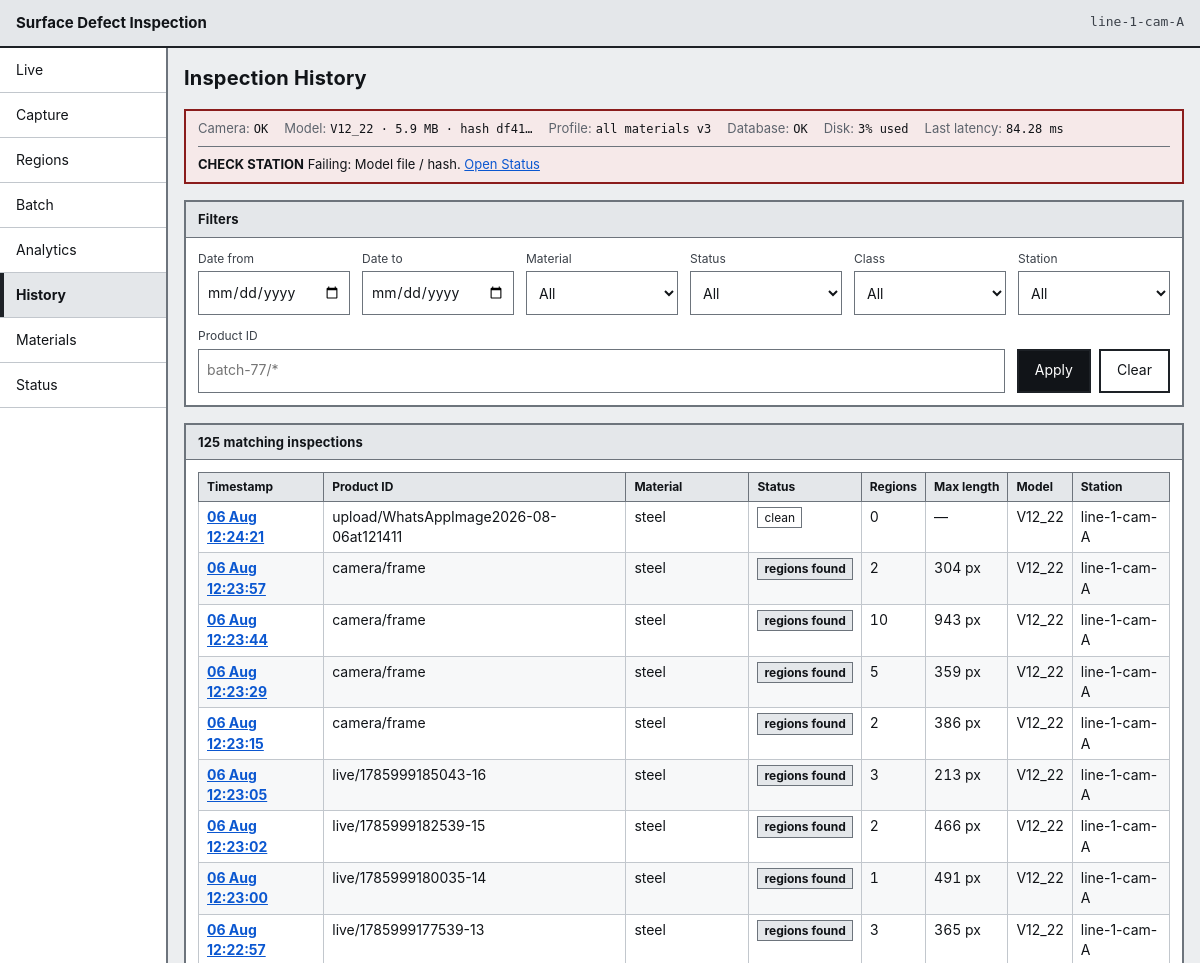
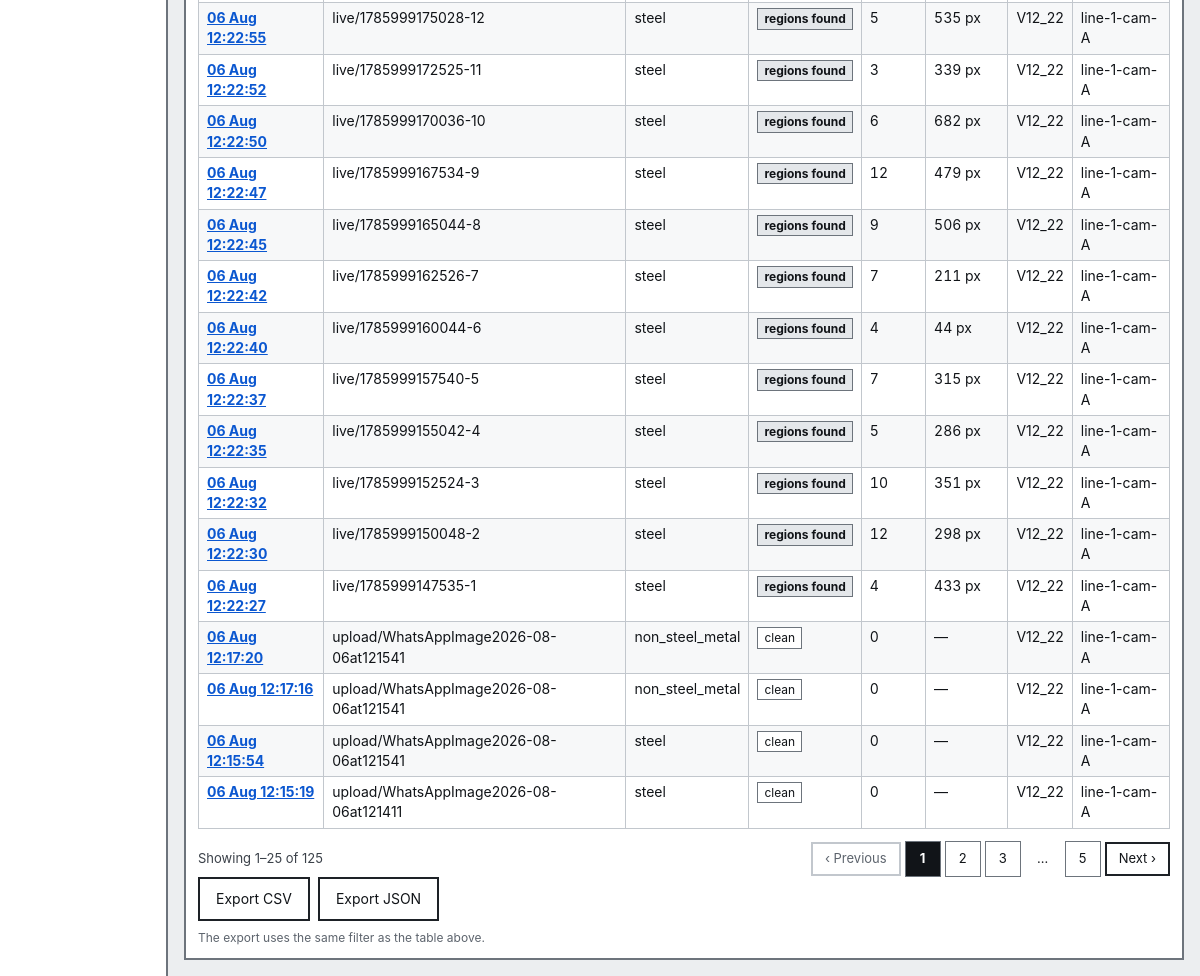
Before: /history with the older database file (2 pictures, top to bottom).
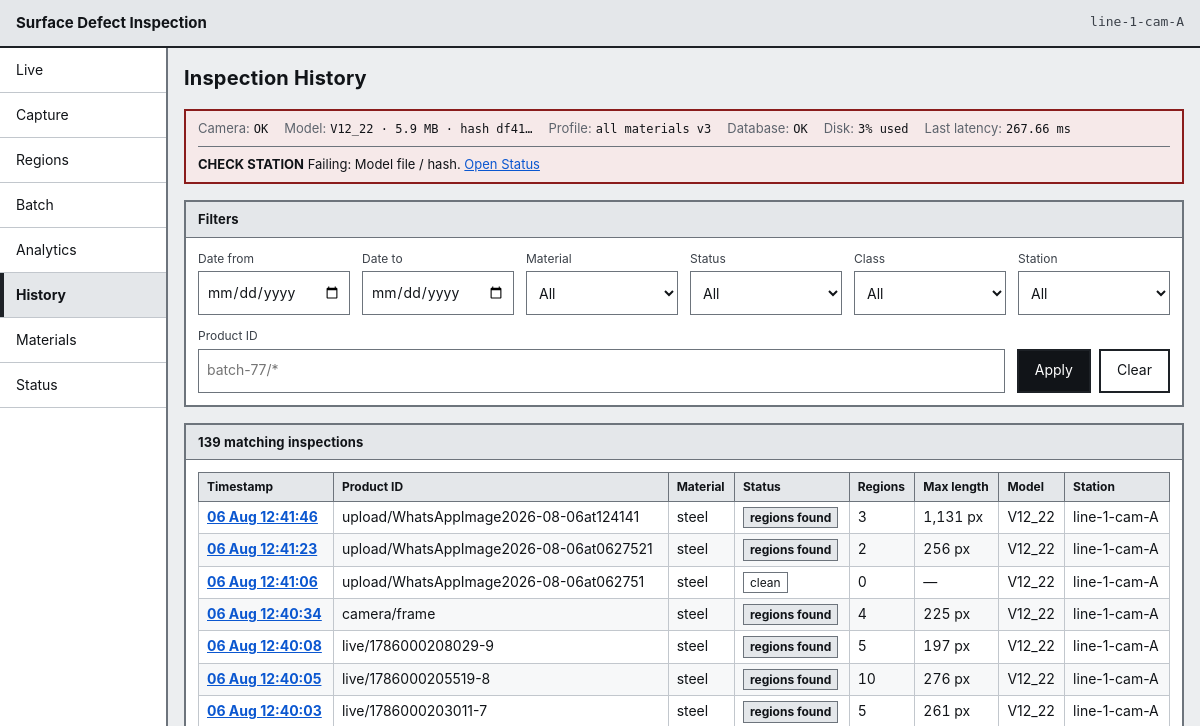
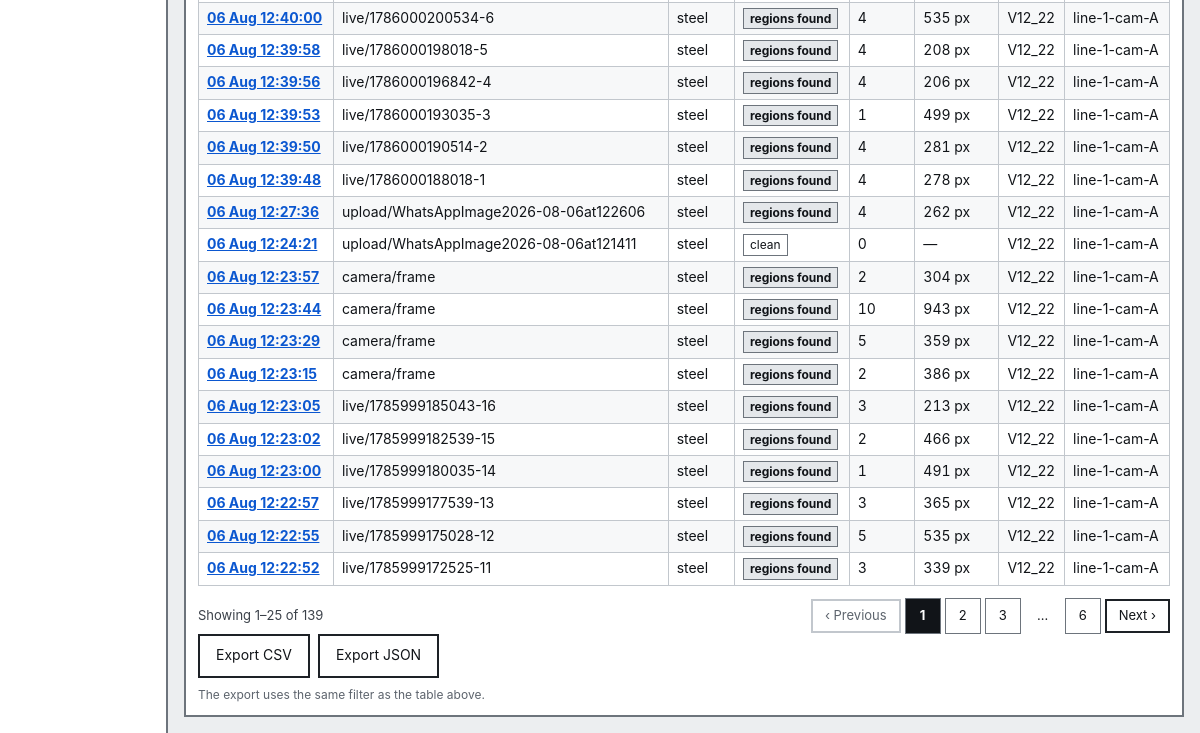
After: the same page with the newer database file (2 pictures, top to bottom).
### tables this page shows
CREATE TABLE inspection (
    inspection_id      INTEGER PRIMARY KEY AUTOINCREMENT,
    station_id         INTEGER NOT NULL REFERENCES station (station_id),
    profile_id         INTEGER NOT NULL REFERENCES profile (profile_id),
    model_version_id   INTEGER NOT NULL REFERENCES model_version (model_version_id),
    material_id        INTEGER REFERENCES material (material_id),
    batch_run_id       INTEGER REFERENCES batch_run (batch_run_id),
    image_sha256       TEXT,
    product_id         TEXT,
    captured_at        TEXT NOT NULL,
    processed_at       TEXT NOT NULL,
    status             TEXT NOT NULL CHECK (status IN (
                           'regions_found', 'clean',
                           'acquisition_failure', 'processing_failure')),
    region_count       INTEGER NOT NULL DEFAULT 0,
    latency_ms         REAL,
    source_image_path  TEXT,
    overlay_image_path TEXT,
    error_code         TEXT,
    error_message      TEXT
);

CREATE TABLE material (
    material_id    INTEGER PRIMARY KEY AUTOINCREMENT,
    material_code  TEXT NOT NULL UNIQUE,
    material_name  TEXT NOT NULL,
    support_status TEXT NOT NULL CHECK (support_status IN (
                       'supported', 'one_product_only', 'thin_coverage',
                       'typing_unsupported', 'not_supported', 'under_evaluation')),
    notes          TEXT
);

CREATE TABLE model_version (
    model_version_id INTEGER PRIMARY KEY AUTOINCREMENT,
    file_name        TEXT NOT NULL,
    version          TEXT NOT NULL,
    artefact_sha256  TEXT NOT NULL UNIQUE,
    parameter_count  INTEGER,
    size_mb          REAL,
    precision        TEXT,
    latency_ms       REAL,
    created_at       TEXT NOT NULL,
    is_active        INTEGER NOT NULL DEFAULT 0 CHECK (is_active IN (0, 1))
);

CREATE TABLE station (
    station_id    INTEGER PRIMARY KEY AUTOINCREMENT,
    station_code  TEXT NOT NULL UNIQUE,
    line_code     TEXT NOT NULL,
    mm_per_pixel  REAL,               -- NULL until the station is calibrated
    camera_status TEXT NOT NULL DEFAULT 'ok',
    created_at    TEXT NOT NULL
);

### app/routes/pages.py (the view)
@router.get("/history", response_class=HTMLResponse)
def history(
    request: Request,
    conn: sqlite3.Connection = Depends(get_db),
    settings: Settings = Depends(settings_dep),
) -> HTMLResponse:
    context = _base_context(request, conn, settings, "history")
    filters = history_service.parse_filters(dict(request.query_params))
    page = history_service.search(conn, filters)
    context.update(
        {
            "filters": filters,
            "page": page,
            "options": history_service.options(conn),
            "totals": history_service.totals(conn, filters),
            "query": filters.query_string(),
            "page_numbers": page_numbers(page.page, page.page_count),
        }
    )
    return _templates(request).TemplateResponse(request, "history.html", context)

### app/templates/history.html (shortened to what this page needs)
{% extends "base.html" %}
{% block heading %}Inspection History{% endblock %}
{% block content %}
<section class="panel" aria-labelledby="filters-heading">
  <h2 class="panel__title" id="filters-heading">Filters</h2>
  <form class="filter-bar" method="get" action="/history" id="history-filters">
    <div class="field">
      <label for="date_from">Date from</label>
      <input type="date" id="date_from" name="date_from" value="{{ filters.date_from or '' }}">
    </div>
    <div class="field">
      <label for="date_to">Date to</label>
      <input type="date" id="date_to" name="date_to" value="{{ filters.date_to or '' }}">
    </div>
    <div class="field">
      <label for="material">Material</label>
      <select id="material" name="material">
        <option value="">All</option>
      </select>
    </div>
    <div class="field">
      <label for="status">Status</label>
      <select id="status" name="status">
        <option value="">All</option>
      </select>
    </div>
    <div class="field">
      <label for="class">Class</label>
      <select id="class" name="class">
        <option value="">All</option>
      </select>
    </div>
    <div class="field">
      <label for="station">Station</label>
      <select id="station" name="station">
        <option value="">All</option>
      </select>
    </div>
    <div class="field">
      <label for="product_id">Product ID</label>
      <input type="search" id="product_id" name="product_id" value="{{ filters.product_id or '' }}" placeholder="batch-77/*">
    </div>
    <div class="field field--actions">
      <button type="submit" class="button button--primary">Apply</button>
      <a class="button" href="/history">Clear</a>
    </div>
  </form>
</section>
<section class="panel" aria-labelledby="results-heading">
  <h2 class="panel__title" id="results-heading">
    {{ page.total|number }} matching inspection{% if page.total != 1 %}s{% endif %}
  </h2>
  {% if page.rows %}
  <div class="table-scroll">
    <table class="table table--compact">
      <thead>
        <tr>
          <th scope="col">Timestamp</th>
          <th scope="col">Product ID</th>
          <th scope="col">Material</th>
          <th scope="col">Status</th>
          <th scope="col">Regions</th>
          <th scope="col">Max length</th>
          <th scope="col">Model</th>
          <th scope="col">Station</th>
        </tr>
      </thead>
      <tbody>
        {% for row in page.rows %}
        <tr>
          <th scope="row"><a class="link-action" href="/inspections/{{ row.inspection_id }}?back={{ query|urlencode }}">{{ row.captured_at|short_time }}</a></th>
          <td>{{ row.product_id or "&mdash;"|safe }}</td>
          <td>{{ row.material_code or "&mdash;"|safe }}</td>
          <td><span class="status status--{{ row.status }}">{{ row.status|status_label }}</span></td>
          <td class="num">{% if row.status in ("acquisition_failure", "processing_failure") %}&mdash;{% else %}{{ row.region_count }}{% endif %}</td>
          <td class="num">{% if row.max_length_px %}{{ row.max_length_px|px }}{% else %}&mdash;{% endif %}</td>
          <td>{{ row.model_version }}</td>
          <td>{{ row.station_code }}</td>
        </tr>
        {% endfor %}
      </tbody>
    </table>
  </div>
  {% include "partials/pagination.html" %}
  <div class="button-row">
    <a class="button" href="/api/inspections/export.csv?{{ query }}">Export CSV</a>
    <a class="button" href="/api/inspections/export.json?{{ query }}">Export JSON</a>
  </div>
  <p class="note note--quiet">The export uses the same filter as the table above.</p>
  {% endif %}
</section>
{% endblock %}

### app/templates/partials/health_strip.html (shortened to what this page needs)
<section class="strip strip--{{ health.overall }}" aria-label="Station health">
  <ul class="strip__items">
    <li class="strip__item">
      <span class="strip__key">Camera</span>
      <span class="strip__value">{{ health.camera.state_label }}</span>
    </li>
    <li class="strip__item">
      <span class="strip__key">Model</span>
      <span class="strip__value">{{ health.model_version }}{% if health.model_size_mb %} &middot; {{ health.model_size_mb }} MB{% endif %} &middot; hash {{ health.model_sha_short }}</span>
    </li>
    <li class="strip__item">
      <span class="strip__key">Profile</span>
      <span class="strip__value">{{ health.profile_label }}{% if health.profile_version %} v{{ health.profile_version }}{% endif %}</span>
    </li>
    <li class="strip__item">
      <span class="strip__key">Database</span>
      <span class="strip__value">{{ health.database.state_label }}</span>
    </li>
    <li class="strip__item">
      <span class="strip__key">Disk</span>
      <span class="strip__value">{{ health.disk_value or health.disk.state_label }}</span>
    </li>
    <li class="strip__item">
      <span class="strip__key">Last latency</span>
      <span class="strip__value">{% if health.latency_ms %}{{ health.latency_ms }} ms{% else %}&mdash;{% endif %}</span>
    </li>
  </ul>
  {% if health.overall != "ok" %}
  <p class="strip__alert">
    <strong>{{ health.overall_label }}</strong>
    {% if health.failing %}Failing: {{ health.failing|join(", ") }}.{% endif %}
    <a href="/status">Open Status</a>
  </p>
  {% endif %}
</section>

Changed rows visible on the page:
no longer on this page (row unchanged): inspection: captured_at|short_time "06 Aug 12:22:50", product "live/1785999170036-10", material_code "steel", status|status_label "regions found", region_count "6", max_length_px|px "682 px", model_version "V12_22", station_code "line-1-cam-A"
no longer on this page (row unchanged): inspection: captured_at|short_time "06 Aug 12:22:47", product "live/1785999167534-9", material_code "steel", status|status_label "regions found", region_count "12", max_length_px|px "479 px", model_version "V12_22", station_code "line-1-cam-A"
no longer on this page (row unchanged): inspection: captured_at|short_time "06 Aug 12:22:45", product "live/1785999165044-8", material_code "steel", status|status_label "regions found", region_count "9", max_length_px|px "506 px", model_version "V12_22", station_code "line-1-cam-A"
no longer on this page (row unchanged): inspection: captured_at|short_time "06 Aug 12:22:42", product "live/1785999162526-7", material_code "steel", status|status_label "regions found", region_count "7", max_length_px|px "211 px", model_version "V12_22", station_code "line-1-cam-A"
no longer on this page (row unchanged): inspection: captured_at|short_time "06 Aug 12:22:40", product "live/1785999160044-6", material_code "steel", status|status_label "regions found", region_count "4", max_length_px|px "44 px", model_version "V12_22", station_code "line-1-cam-A"
no longer on this page (row unchanged): inspection: captured_at|short_time "06 Aug 12:22:37", product "live/1785999157540-5", material_code "steel", status|status_label "regions found", region_count "7", max_length_px|px "315 px", model_version "V12_22", station_code "line-1-cam-A"
no longer on this page (row unchanged): inspection: captured_at|short_time "06 Aug 12:22:35", product "live/1785999155042-4", material_code "steel", status|status_label "regions found", region_count "5", max_length_px|px "286 px", model_version "V12_22", station_code "line-1-cam-A"
no longer on this page (row unchanged): inspection: captured_at|short_time "06 Aug 12:22:32", product "live/1785999152524-3", material_code "steel", status|status_label "regions found", region_count "10", max_length_px|px "351 px", model_version "V12_22", station_code "line-1-cam-A"
no longer on this page (row unchanged): inspection: captured_at|short_time "06 Aug 12:22:30", product "live/1785999150048-2", material_code "steel", status|status_label "regions found", region_count "12", max_length_px|px "298 px", model_version "V12_22", station_code "line-1-cam-A"
no longer on this page (row unchanged): inspection: captured_at|short_time "06 Aug 12:22:27", product "live/1785999147535-1", material_code "steel", status|status_label "regions found", region_count "4", max_length_px|px "433 px", model_version "V12_22", station_code "line-1-cam-A"
no longer on this page (row unchanged): inspection: captured_at|short_time "06 Aug 12:17:20", product "upload/WhatsAppImage2026-08-06at121541", material_code "non_steel_metal", status|status_label "clean", region_count "0", model_version "V12_22", station_code "line-1-cam-A"
no longer on this page (row unchanged): inspection: captured_at|short_time "06 Aug 12:17:16", product "upload/WhatsAppImage2026-08-06at121541", material_code "non_steel_metal", status|status_label "clean", region_count "0", model_version "V12_22", station_code "line-1-cam-A"
no longer on this page (row unchanged): inspection: captured_at|short_time "06 Aug 12:15:54", product "upload/WhatsAppImage2026-08-06at121541", material_code "steel", status|status_label "clean", region_count "0", model_version "V12_22", station_code "line-1-cam-A"
no longer on this page (row unchanged): inspection: captured_at|short_time "06 Aug 12:15:19", product "upload/WhatsAppImage2026-08-06at121411", material_code "steel", status|status_label "clean", region_count "0", model_version "V12_22", station_code "line-1-cam-A"
added inspection: latency_ms "267.66", captured_at|short_time "06 Aug 12:41:46", product "upload/WhatsAppImage2026-08-06at124141", material_code "steel", status|status_label "regions found", region_count "3", max_length_px|px "1,131 px", model_version "V12_22", station_code "line-1-cam-A"
added inspection: captured_at|short_time "06 Aug 12:41:23", product "upload/WhatsAppImage2026-08-06at0627521", material_code "steel", status|status_label "regions found", region_count "2", max_length_px|px "256 px", model_version "V12_22", station_code "line-1-cam-A"
added inspection: captured_at|short_time "06 Aug 12:41:06", product "upload/WhatsAppImage2026-08-06at062751", material_code "steel", status|status_label "clean", region_count "0", model_version "V12_22", station_code "line-1-cam-A"
added inspection: captured_at|short_time "06 Aug 12:40:34", product "camera/frame", material_code "steel", status|status_label "regions found", region_count "4", max_length_px|px "225 px", model_version "V12_22", station_code "line-1-cam-A"
added inspection: captured_at|short_time "06 Aug 12:40:08", product "live/1786000208029-9", material_code "steel", status|status_label "regions found", region_count "5", max_length_px|px "197 px", model_version "V12_22", station_code "line-1-cam-A"
added inspection: captured_at|short_time "06 Aug 12:40:05", product "live/1786000205519-8", material_code "steel", status|status_label "regions found", region_count "10", max_length_px|px "276 px", model_version "V12_22", station_code "line-1-cam-A"
added inspection: captured_at|short_time "06 Aug 12:40:03", product "live/1786000203011-7", material_code "steel", status|status_label "regions found", region_count "5", max_length_px|px "261 px", model_version "V12_22", station_code "line-1-cam-A"
added inspection: captured_at|short_time "06 Aug 12:40:00", product "live/1786000200534-6", material_code "steel", status|status_label "regions found", region_count "4", max_length_px|px "535 px", model_version "V12_22", station_code "line-1-cam-A"
added inspection: captured_at|short_time "06 Aug 12:39:58", product "live/1786000198018-5", material_code "steel", status|status_label "regions found", region_count "4", max_length_px|px "208 px", model_version "V12_22", station_code "line-1-cam-A"
added inspection: captured_at|short_time "06 Aug 12:39:56", product "live/1786000196842-4", material_code "steel", status|status_label "regions found", region_count "4", max_length_px|px "206 px", model_version "V12_22", station_code "line-1-cam-A"
added inspection: captured_at|short_time "06 Aug 12:39:53", product "live/1786000193035-3", material_code "steel", status|status_label "regions found", region_count "1", max_length_px|px "499 px", model_version "V12_22", station_code "line-1-cam-A"
added inspection: captured_at|short_time "06 Aug 12:39:50", product "live/1786000190514-2", material_code "steel", status|status_label "regions found", region_count "4", max_length_px|px "281 px", model_version "V12_22", station_code "line-1-cam-A"
added inspection: captured_at|short_time "06 Aug 12:39:48", product "live/1786000188018-1", material_code "steel", status|status_label "regions found", region_count "4", max_length_px|px "278 px", model_version "V12_22", station_code "line-1-cam-A"
added inspection: captured_at|short_time "06 Aug 12:27:36", product "upload/WhatsAppImage2026-08-06at122606", material_code "steel", status|status_label "regions found", region_count "4", max_length_px|px "262 px", model_version "V12_22", station_code "line-1-cam-A"
Other visible differences:
{{ page.total|number }}: "125" → "139"
{{ health.latency_ms }}: "84.28" → "267.66"
new list line: "6"
list line gone: "5"
